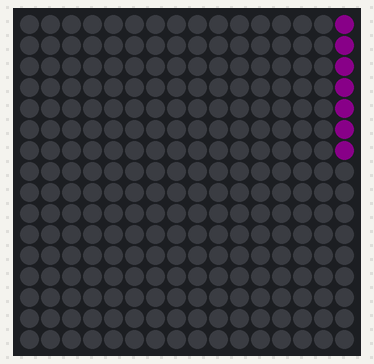
Simulated run of this sketch. Board: Arduino Uno, built with avr-gcc and run on an emulated ATmega328P. On the bench: 16×16 RGB LED matrix (first LED top left, wired row by row). Dim RGB values are drawn brighter than linear.

Above: at 0.18 s.
At 6.7 s:
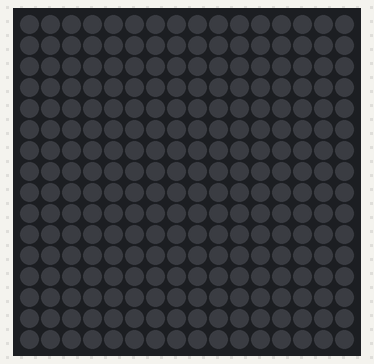
At 7.37 s:
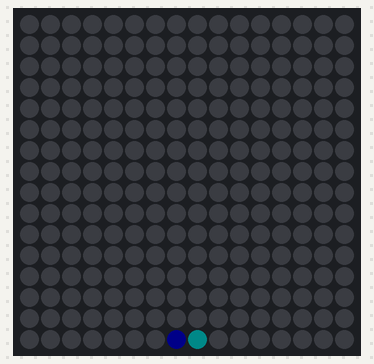
At 10.15 s:
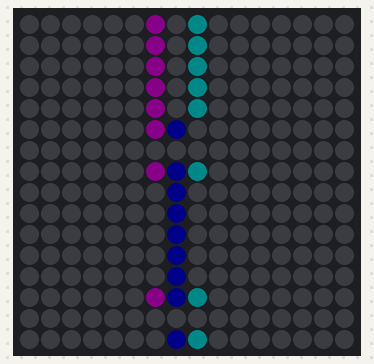
At 13.63 s:
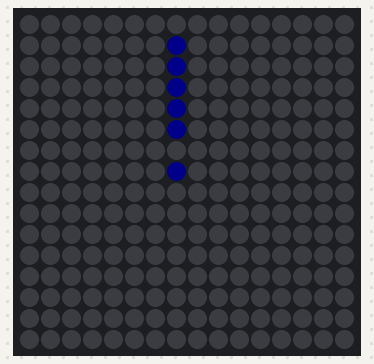
At 16.64 s:
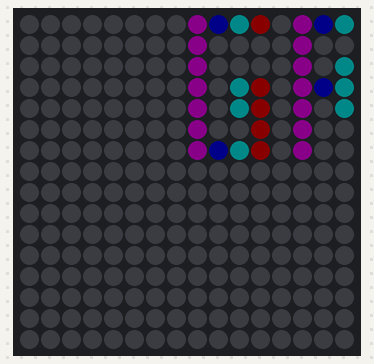

The sketch:

letras.ino
```cpp
/* Imagenes pantalla 16x16 LEDs WS2812B
by: www.elprofegarcia.com
compra de componentes en https://dinastiatecnologica.com
Pin 3 de Arduino salida de datos
/

*/
#include <Adafruit_NeoPixel.h>    // importa libreria (debe instalarla antes)


int brillo = 10; //  Brillo de los LEDS , más alto mas brillo ideal 10
int nleds=256;  // num de LEDs
int retardo=2000; // Tiempo entre imagenes de 2 segundos
int rows=16;
int cols=16;
Adafruit_NeoPixel tira = Adafruit_NeoPixel(nleds, 3, NEO_GRB + NEO_KHZ800); // Pin 3 de Arduino salida de datos

int colors[][3] = {
  {255,0,255}, // magenta
  {0,0,255}, //blue
  {0,255,255}, //cyan
  {255,0,0}, //red
  {255,127,80}, //orange
  {100,40,40}, //dark brown
  {0,255,0}, //green
  {120,255,120}, //fluor green,
  {255,255,0}, //yellow
  {210,105,30}, //brown
  {0,0,0}, //balck,
  {255,255,255} //white
};

// 28 representa la cantidad maxima de leds que puede ocupar un 'caracter'
// representado por 4 leds horizontales y 7 verticales.
byte letras [][4][7] = {
  {
    {2, 3, 4, 5, 6, 7},
    {1, 5},
    {1, 5},
    {2, 3, 4, 5, 6, 7}
  }, // A
  {}, //B
  {
    {2, 3, 4, 5, 6},
    {1, 7},
    {1, 7},
    {1, 7}
  }, //C
  {
    {1, 2, 3, 4, 5, 6, 7},
    {1, 7},
    {2, 3, 4, 5, 6},
    {}
  }, // D
  {}, //E
  {}, //F
  {
    {1, 2, 3, 4, 5, 6, 7},
    {1, 7},
    {1, 4, 5, 7},
    {1, 4, 5, 6, 7}
  }, //G
  {}, //H
  {
    {1, 7},
    {1, 2, 3, 4, 5, 6, 7},
    {1, 7},
    {}
  }, // I
  {}, //J
  {}, //K
  {}, //L
  {}, //M
  {}, //N
  {
    {2, 3, 4, 5, 6, 6},
    {1, 7},
    {1, 7},
    {2, 3, 4, 5, 6, 6}
  }, // O
  {}, //P
  {}, //Q
  {
    {1, 2, 3, 4, 5, 6, 7},
    {1, 4},
    {1, 3, 4, 5},
    {1, 2, 3, 6, 7}
  }, //R
  {
    {2, 3, 4, 7},
    {1, 4, 7},
    {1, 4, 7},
    {1, 4, 5, 6}
  }, // S
  {}, //T
  {}, //U
  {}, //V
  {}, //W
  {}, //X
  {}, //Y
  {}, //Z
  {
    {},
    {1,2,3,4,5,7},
    {},
    {},
  }, // !
  };

char mensaje[] = "GRACIAS!!";
String mensajeVertical = "ADIOS!";

// Los caracteres son de 4 x 7
void encenderCoracter(int c, int offset) {
  for ( int x = 0; x < 4; ++x ) {
    if (offset >= cols || offset < 0) {
      return;
    }
    for ( int y = 0; y < 7; ++y ) {
      if (letras[c][x][y] != '\0') {
        int ledN = ((letras[c][x][y] - 1) * cols) + offset;
        encenderPixel(ledN, x);
      }
    }
    offset ++;
  }
}

void encenderCaracterVertical(int c, int offset, int vOffset) {
  for ( int x = 0; x < 4; ++x ) {
    if (offset >= cols || offset < 0) {
      return;
    }
    for ( int y = 0; y < 7; ++y ) {
      if (letras[c][x][y] != '\0') {
        int ledN = ((letras[c][x][y] - 1) * cols) + offset + vOffset;
        encenderPixel(ledN, x);
      }
    }
    offset ++;
  }
}


void setup() {
  Serial.begin(9600);
  tira.begin();       // inicializacion de la tira
  tira.show();        // muestra datos en pixel
  tira.setBrightness(brillo); // Brillo de los LEDS , más alto mas brillo ideal 15
}

void loop() {

//  encenderPixel(255, 0);
//  tira.show();
  int mensajeSize = strlen(mensaje);
//  Serial.print("Mensaje Size: ");
//  Serial.print(mensaje);
//  Serial.print(" | ");
//  Serial.println(mensajeSize);
  int espacio = 5;
  for (int i=16; i>= -(mensajeSize * espacio); i--) {
    for(int cpos = 0; cpos<mensajeSize; cpos++){
      char caracter = mensaje[cpos];
//      Serial.print("Caracter: ");
//      Serial.println(caracter);
//  Serial.print(" | ");
//  Serial.println(mensajeSize);
      encenderCoracter(getCaracterFromIndex(caracter), i + (cpos * espacio));
    }
    tira.show();
    delay(100);
    apagarLeds();
  }
//
  mensajeSize = sizeof(mensajeVertical);
//  Serial.print("Mensaje Size: ");
//  Serial.print(mensajeVertical);
//  Serial.print(" | ");
//  Serial.println(mensajeSize);
  espacio = 8;

  for (int i=16; i>= -(mensajeSize * espacio); i--) {
    for(int cpos = 0; cpos<mensajeSize; cpos++){
      char caracter = mensajeVertical.charAt(cpos);
      encenderCaracterVertical(getCaracterFromIndex(caracter), 6, (i * cols) + (cpos * espacio * cols));
    }
    tira.show();
    delay(100);
    apagarLeds();
  }
}

int getCaracterFromIndex(char caracter) {
  switch (caracter) {
    case 'A':
      return 0;
      break;
    case 'C':
      return 2;
      break;
    case 'D':
      return 3;
      break;
    case 'G':
      return 6;
      break;
    case 'I':
      return 8;
      break;
    case 'O':
      return 14;
      break;
    case 'R':
      return 17;
      break;
    case 'S':
      return 18;
      break;
    case '!':
      return 26;
      break;
    default:
      return;
      break;
  }
}

void encenderColumna(int c, int offset) {
  if (offset < 16) {
    for ( int i = 0; i < 28; ++i ) {
      if (letras[c][i] != '\0') {
        encenderPixel(letras[c][i] + offset, getColorCodeRojo());
      }
    }
  }
}

void encenderPixel(int pixel, int colorCode) {
  tira.setPixelColor(pixel,colors[colorCode][0],colors[colorCode][1],colors[colorCode][2]);
}

void apagarLeds() {
 for (int i=0; i<nleds; i++) {
    tira.setPixelColor(i,0,0,0);
 }
}

int getColorCodeRojo() {
  return 3;
}
```

Measured:
- by itself, everything shown: repeats every 15.6 s, in 120 steps
- what the display in image 1 shows lasts 0.7 s, from 6.6 s to 7.3 s
